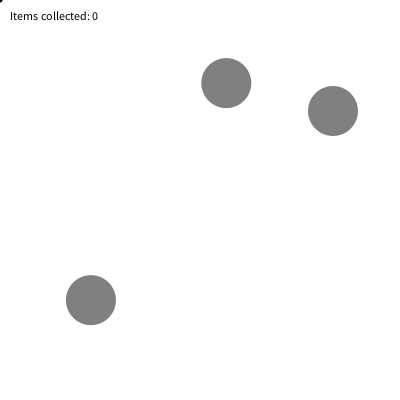
Frame 1 (no input)
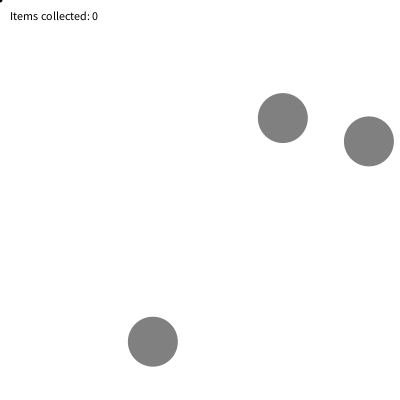
Frame 60 (the mouse pressed at the canvas centre just before this capture)
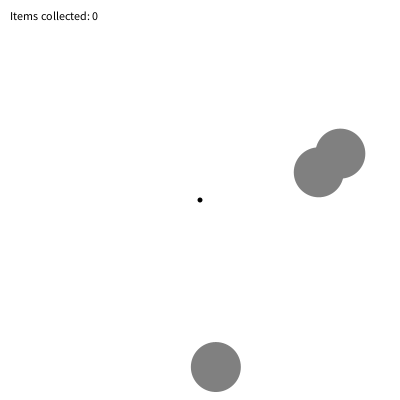
Frame 120 (the mouse held since frame 60 and released just before this capture)

The Processing sketch that drew these frames (run headless with seeded random() and noise(); from frame 60 on, the mouse is pressed at the canvas centre):

// Processing sketch: item_collecting
// ── item_collecting.pde
/*  
 item_collecting
 Game Building Blocks for Processing
 (c) 2013 Brad Tober [http://www.bradtober.com]
 Licensed under The MIT License
 */

boolean shape1 = true;                                           // whether shape1 is visible or not
boolean shape2 = true;                                           // whether shape2 is visible or not
boolean shape3 = true;                                           // whether shape3 is visible or not
float x1, x2, x3, y1, y2, y3;                                    // x and y positions of shapes
float x1speed, x2speed, x3speed, y1speed, y2speed, y3speed;      // x and y speeds of shapes
int radius = 25;                                                 // radius of shapes
int shapeCount = 0;                                              // counter to track how many shapes have been collected

void setup() {
  size(400, 400);
  smooth();
  noStroke();
  x1 = random(0, width - radius * 2);                            // set random initial x position for shape1
  x2 = random(0, width - radius * 2);                            // set random initial x position for shape2
  x3 = random(0, width - radius * 2);                            // set random initial x position for shape3
  y1 = random(0, height - radius * 2);                           // set random initial y position for shape1
  y2 = random(0, height - radius * 2);                           // set random initial y position for shape2
  y3 = random(0, height - radius * 2);                           // set random initial y position for shape3
  x1speed = random(.5, 1.5);                                     // set random x speed for shape1
  x2speed = random(.5, 1.5);                                     // set random x speed for shape2
  x3speed = random(.5, 1.5);                                     // set random x speed for shape3
  y1speed = random(.5, 1.5);                                     // set random y speed for shape1
  y2speed = random(.5, 1.5);                                     // set random y speed for shape2
  y3speed = random(.5, 1.5);                                     // set random y speed for shape3
  println("Collect all three shapes with your mouse pointer to win!");
}

void draw() {
  background(255);
  fill(128);
  if (shape1) {                                                  // if shape1 is visible
    ellipse(x1, y1, radius * 2, radius * 2);                     // draw shape1
    if (mouseX > x1 - radius && mouseX < x1 + radius && mouseY > y1 - radius && mouseY < y1 + radius) {              // if the mouse pointer intersects shape1
      shape1 = false;                                            // hide shape1 because it has been collected
      shapeCount++;                                              // increase the number of shapes collected
    }
    x1 += x1speed;                                               // change the x position of shape1 using its speed value
    if (x1 > width - radius || x1 < radius) {                    // if shape1 hits the right or left side of the window
      x1speed = -x1speed;                                        // invert the x speed of shape1 (change its horizontal direction)
    }
    y1 += y1speed;                                               // change the y position of shape1 using its speed value
    if (y1 > height - radius || y1 < radius) {                   // if shape1 hits the bottom or top of the window
      y1speed = -y1speed;                                        // invert the y speed of shape1 (change its vertical direction)
    }
  }
  if (shape2) {                                                  // if shape2 is visible
    ellipse(x2, y2, radius * 2, radius * 2);                     // draw shape2
    if (mouseX > x2 - radius && mouseX < x2 + radius && mouseY > y2 - radius && mouseY < y2 + radius) {              // if the mouse pointer intersects shape2
      shape2 = false;                                            // hide shape2 because it has been collected
      shapeCount++;                                              // increase the number of shapes collected
    }
    x2 += x2speed;                                               // change the x position of shape2 using its speed value
    if (x2 > width - radius || x2 < radius) {                    // if shape2 hits the right or left side of the window
      x2speed = -x2speed;                                        // invert the x speed of shape2 (change its horizontal direction)
    }
    y2 += y2speed;                                               // change the y position of shape2 using its speed value
    if (y2 > height - radius || y2 < radius) {                   // if shape2 hits the bottom or top of the window
      y2speed = -y2speed;                                        // invert the y speed of shape2 (change its vertical direction)
    }
  }
  if (shape3) {                                                  // if shape3 is visible
    ellipse(x3, y3, radius * 2, radius * 2);                     // draw shape3
    if (mouseX > x3 - radius && mouseX < x3 + radius && mouseY > y3 - radius && mouseY < y3 + radius) {              // if the mouse pointer intersects shape3
      shape3 = false;                                            // hide shape3 because it has been collected
      shapeCount++;                                              // increase the number of shapes collected
    }
    x3 += x3speed;                                               // change the x position of shape3 using its speed value
    if (x3 > width - radius || x3 < radius) {                    // if shape3 hits the right or left side of the window
      x3speed = -x3speed;                                        // invert the x speed of shape3 (change its horizontal direction)
    }
    y3 += y3speed;                                               // change the y position of shape3 using its speed value
    if (y3 > height - radius || y3 < radius) {                   // if shape3 hits the bottom or top of the window
      y3speed = -y3speed;                                        // invert the y speed of shape3 (change its vertical direction)
    }
  }
  fill(0);
  ellipse(mouseX, mouseY, 5, 5);                                 // draw the collector at the mouse pointer location
  if (shapeCount < 3) {                                          // if fewer than 3 shapes have been collected
    text("Items collected: " + shapeCount, 10, 20);              // display the number of shapes collected
  } 
  else {
    text("You win!", 10, 20);                                    // otherwise the player wins
  }
}
